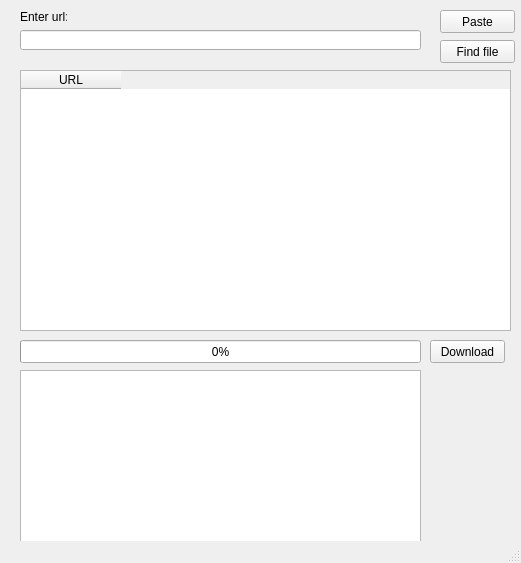
<?xml version="1.0" encoding="UTF-8"?>
<ui version="4.0">
 <class>MainWindow</class>
 <widget class="QMainWindow" name="MainWindow">
  <property name="geometry">
   <rect>
    <x>0</x>
    <y>0</y>
    <width>521</width>
    <height>563</height>
   </rect>
  </property>
  <property name="windowTitle">
   <string>MainWindow</string>
  </property>
  <widget class="QWidget" name="centralwidget">
   <widget class="QLineEdit" name="urlEdit">
    <property name="geometry">
     <rect>
      <x>20</x>
      <y>30</y>
      <width>401</width>
      <height>20</height>
     </rect>
    </property>
   </widget>
   <widget class="QPushButton" name="pasteButton">
    <property name="geometry">
     <rect>
      <x>440</x>
      <y>10</y>
      <width>75</width>
      <height>23</height>
     </rect>
    </property>
    <property name="text">
     <string>Paste</string>
    </property>
   </widget>
   <widget class="QTableWidget" name="tableURL">
    <property name="geometry">
     <rect>
      <x>20</x>
      <y>70</y>
      <width>491</width>
      <height>261</height>
     </rect>
    </property>
    <column>
     <property name="text">
      <string>URL</string>
     </property>
    </column>
   </widget>
   <widget class="QPushButton" name="downloadButton">
    <property name="geometry">
     <rect>
      <x>430</x>
      <y>340</y>
      <width>75</width>
      <height>23</height>
     </rect>
    </property>
    <property name="text">
     <string>Download</string>
    </property>
   </widget>
   <widget class="QProgressBar" name="progressBar">
    <property name="geometry">
     <rect>
      <x>20</x>
      <y>340</y>
      <width>401</width>
      <height>23</height>
     </rect>
    </property>
    <property name="value">
     <number>0</number>
    </property>
   </widget>
   <widget class="QListWidget" name="listMemo">
    <property name="geometry">
     <rect>
      <x>20</x>
      <y>370</y>
      <width>401</width>
      <height>181</height>
     </rect>
    </property>
   </widget>
   <widget class="QLabel" name="label">
    <property name="geometry">
     <rect>
      <x>20</x>
      <y>10</y>
      <width>47</width>
      <height>13</height>
     </rect>
    </property>
    <property name="text">
     <string>Enter url:</string>
    </property>
   </widget>
   <widget class="QPushButton" name="findButton">
    <property name="geometry">
     <rect>
      <x>440</x>
      <y>40</y>
      <width>75</width>
      <height>23</height>
     </rect>
    </property>
    <property name="text">
     <string>Find file</string>
    </property>
   </widget>
  </widget>
  <widget class="QStatusBar" name="statusbar"/>
 </widget>
 <resources/>
 <connections/>
</ui>
